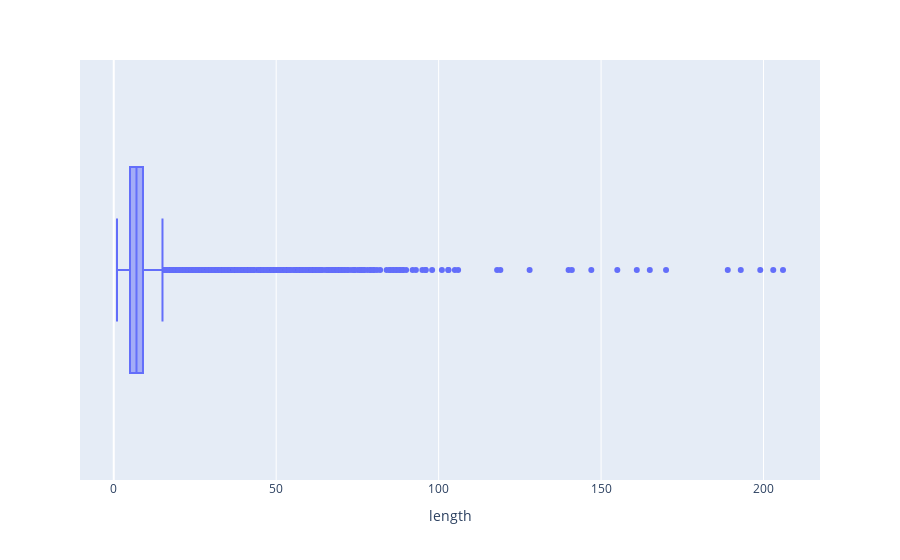

Notebook cell for this chart:
### Code cell
fig = px.box(x = length)

fig.update_layout({'xaxis': {'title': 'length'}})

### Figure 1 — Plotly figure (JSON) as saved in the notebook; plotly's stock layout.template omitted (floating-point values rounded to 4 significant figures; data arrays with more than 128 entries replaced by an {"elided": "..."} marker saying what was removed)
{"data": [{"alignmentgroup": "True", "hovertemplate": "x=%{x}<extra></extra>", "legendgroup": "", "marker": {"color": "#636efa"}, "name": "", "notched": false, "offsetgroup": "", "orientation": "h", "showlegend": false, "type": "box", "x": {"elided": "3898 int values"}, "x0": " ", "xaxis": "x", "y0": " ", "yaxis": "y"}], "layout": {"boxmode": "group", "legend": {"tracegroupgap": 0}, "margin": {"t": 60}, "xaxis": {"anchor": "y", "domain": [0, 1], "title": {"text": "length"}}, "yaxis": {"anchor": "x", "domain": [0, 1]}}}
